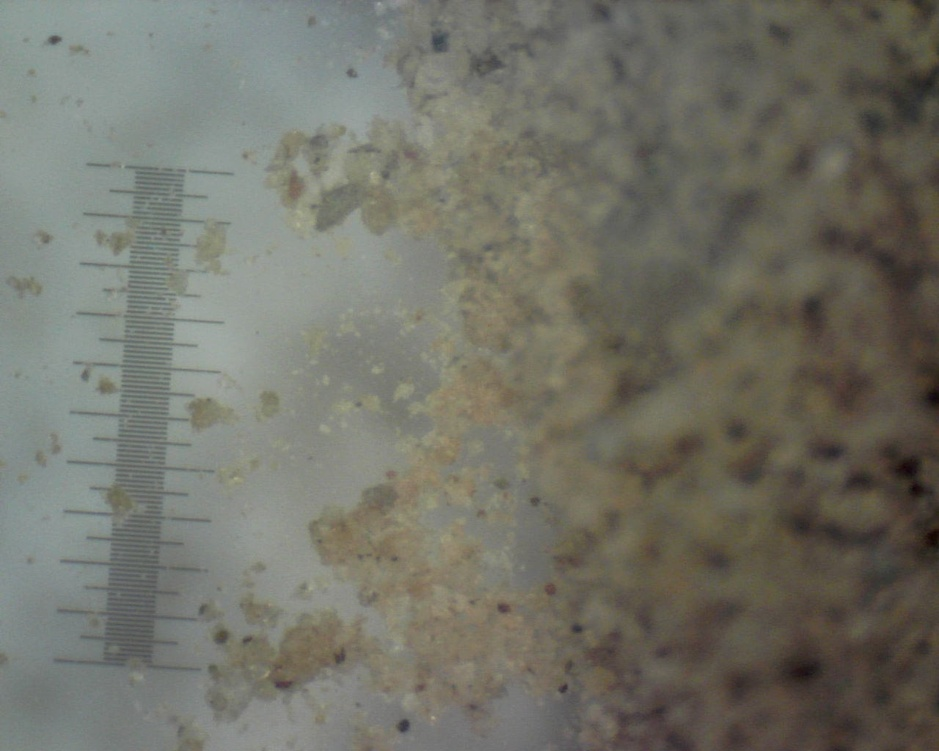
#> input picture 11-11_o1_0_min_UV.jpg, 939 x 751 px, shrunk from 1280 x 1024 before the run
$ python SreenivasBhattiprolu33watershed.py
#> lines starting #> are read from the running program, lines starting #| are printed output that depends on the picture; after the words box and inside, x2 and y2 are one past the last pixel; in counts of white or black regions, pixels touching at a corner belong together
#!/usr/bin/env python
__author__ = "Sreenivas Bhattiprolu"
__license__ = "Feel free to copy, I appreciate if you acknowledge Python for Microscopists"

# https://www.youtube.com/watch?v=WyQ-3Fjay7A


"""
https://opencv-python-tutroals.readthedocs.io/en/latest/py_tutorials/py_imgproc/py_watershed/py_watershed.html
This code performs grain size distribution analysis and dumps results into a csv file.
It uses watershed segmentation for better segmentation.
Compare results to regular segmentation.
"""

import cv2
import numpy as np
from matplotlib import pyplot as plt
from scipy import ndimage
from skimage import measure, color, io

img1 = cv2.imread("11-11_o1_0_min_UV.jpg")
#> img1 is the input picture: shape (751, 939, 3); mean B, G, R 104, 114, 114.1
img = cv2.cvtColor(img1, cv2.COLOR_BGR2GRAY)

pixels_to_um = 0.5  # 1 pixel = 500 nm (got this from the metadata of original image)

# Threshold image to binary using OTSU. ALl thresholded pixels will be set to 255
ret1, thresh = cv2.threshold(img, 0, 255, cv2.THRESH_BINARY + cv2.THRESH_OTSU)
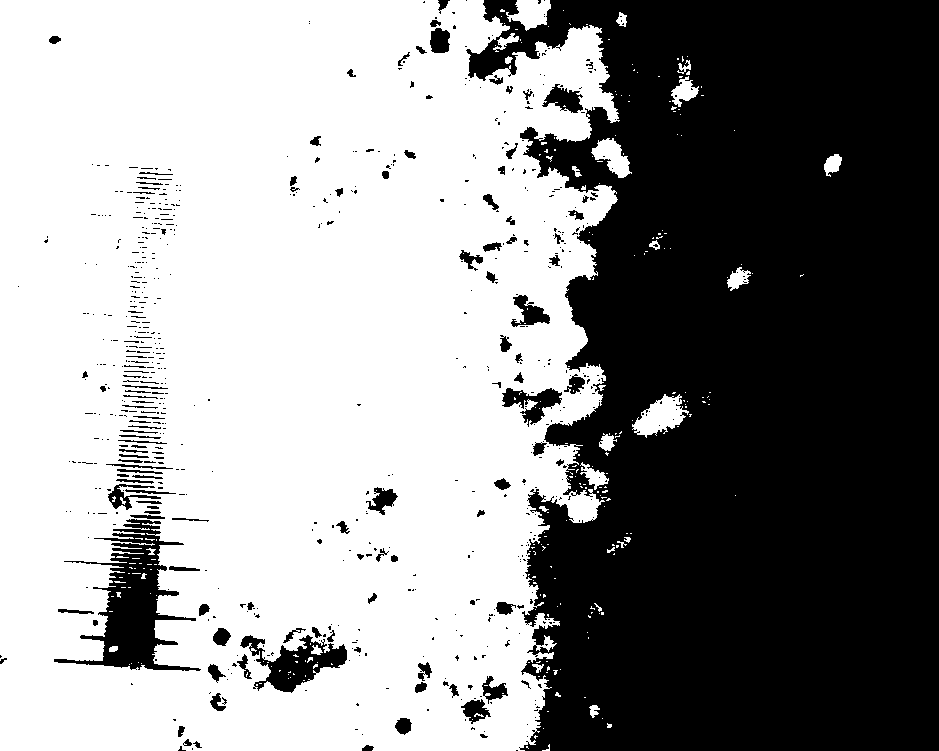
#> thresh: shape (751, 939); 57.3% white; 685 black regions (564 under 20 px), largest, box (x1, y1, x2, y2) and area: (466, 0, 939, 751) 277517, (54, 519, 201, 671) 7417, (240, 635, 347, 693) 2643
#> ret1 = 109

# Morphological operations to remove small noise - opening
# To remove holes we can use closing
kernel = np.ones((3, 3), np.uint8)
opening = cv2.morphologyEx(thresh, cv2.MORPH_OPEN, kernel, iterations=2)
#> opening: shape (751, 939); 55.4% white; 230 black regions (159 under 20 px), largest, box (x1, y1, x2, y2) and area: (465, 0, 939, 751) 283286, (54, 168, 201, 671) 18051, (240, 626, 350, 693) 3390

# from skimage.segmentation import clear_border

# opening = clear_border(opening)  # Remove edge touching grains
# Check the total regions found before and after applying this.


# Now we know that the regions at the center of cells is for sure cells
# The region far away is background.
# We need to extract sure regions. For that we can use erode.
# But we have cells touching, so erode alone will not work.
# To separate touching objects, the best approach would be distance transform and then thresholding.

# let us start by identifying sure background area
# dilating pixes a few times increases cell boundary to background.
# This way whatever is remaining for sure will be background.
# The area in between sure background and foreground is our ambiguous area.
# Watershed should find this area for us.
sure_bg = cv2.dilate(opening, kernel, iterations=2)
#> sure_bg: shape (751, 939); 58.3% white; 77 black regions (51 under 20 px), largest, box (x1, y1, x2, y2) and area: (471, 0, 939, 751) 275392, (102, 298, 175, 668) 12062, (244, 630, 345, 690) 2254

# Finding sure foreground area using distance transform and thresholding
# intensities of the points inside the foreground regions are changed to
# distance their respective distances from the closest 0 value (boundary).
# https://www.tutorialspoint.com/opencv/opencv_distance_transformation.htm
dist_transform = cv2.distanceTransform(opening, cv2.DIST_L2, 3)

# Let us threshold the dist transform by 20% its max value.
# print(dist_transform.max()) gives about 21.9
ret2, sure_fg = cv2.threshold(dist_transform, 0.2 * dist_transform.max(), 255, 0)
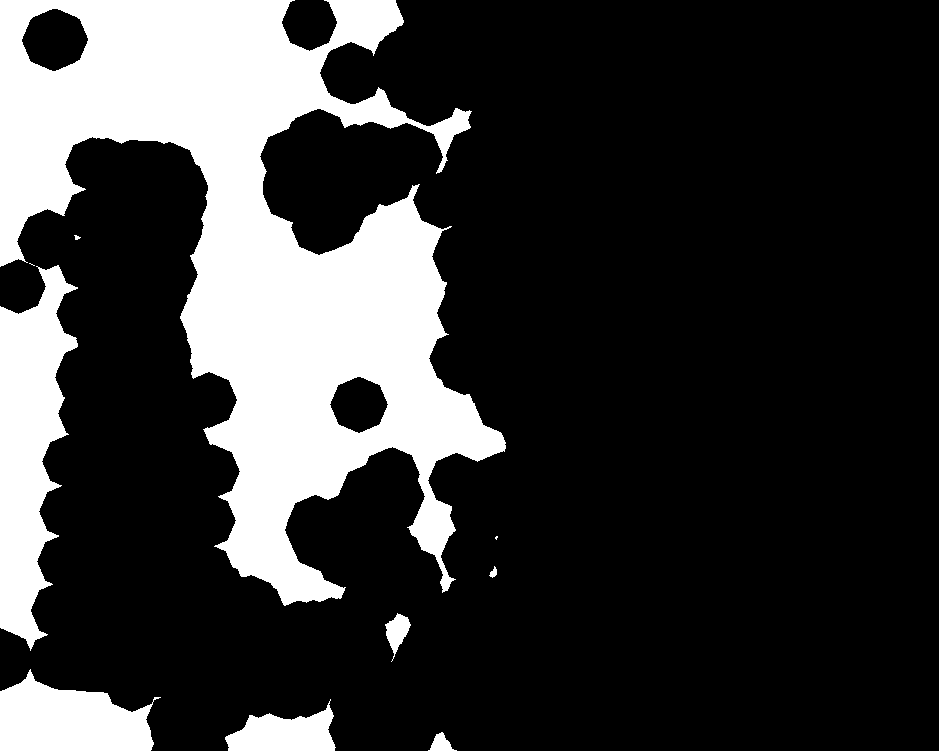
#> sure_fg: shape (751, 939) float32; 22.4% white; 10 white regions (2 under 20 px), largest, box (x1, y1, x2, y2) and area: (0, 0, 506, 606) 127024, (0, 265, 78, 651) 17720, (0, 669, 161, 751) 8779
#> ret2 = 26.19

# 0.2* max value seems to separate the cells well.
# High value like 0.5 will not recognize some grain boundaries.

# Unknown ambiguous region is nothing but bkground - foreground
sure_fg = np.uint8(sure_fg)

unknown = cv2.subtract(sure_bg, sure_fg)
#> unknown: shape (751, 939); 35.9% white; 20 white regions

# Now we create a marker and label the regions inside.
# For sure regions, both foreground and background will be labeled with positive numbers.
# Unknown regions will be labeled 0.
# For markers let us use ConnectedComponents.
ret3, markers = cv2.connectedComponents(sure_fg)
#> markers: shape (751, 939) int32; 11 distinct labels, from 0 to 10
#> ret3 = 11

# One problem rightnow is that the entire background pixels is given value 0.
# This means watershed considers this region as unknown.
# So let us add 10 to all labels so that sure background is not 0, but 10
markers = markers + 10
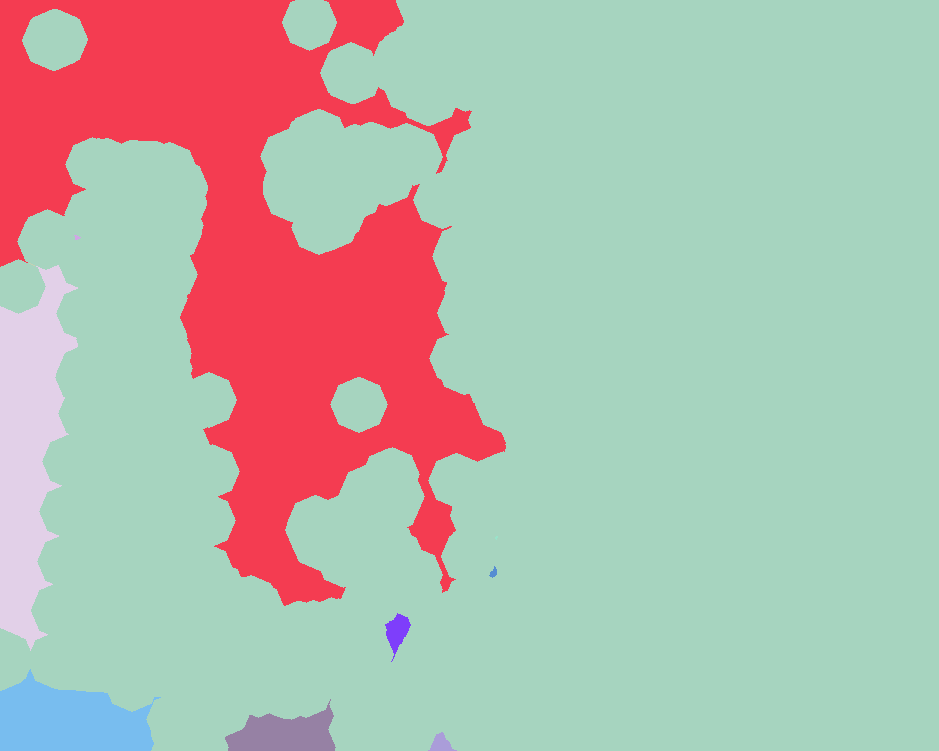
#> markers: shape (751, 939) int32; 11 distinct labels, from 10 to 20; one colour per label, 0 black

# Now, mark the region of unknown with zero
markers[unknown == 255] = 0
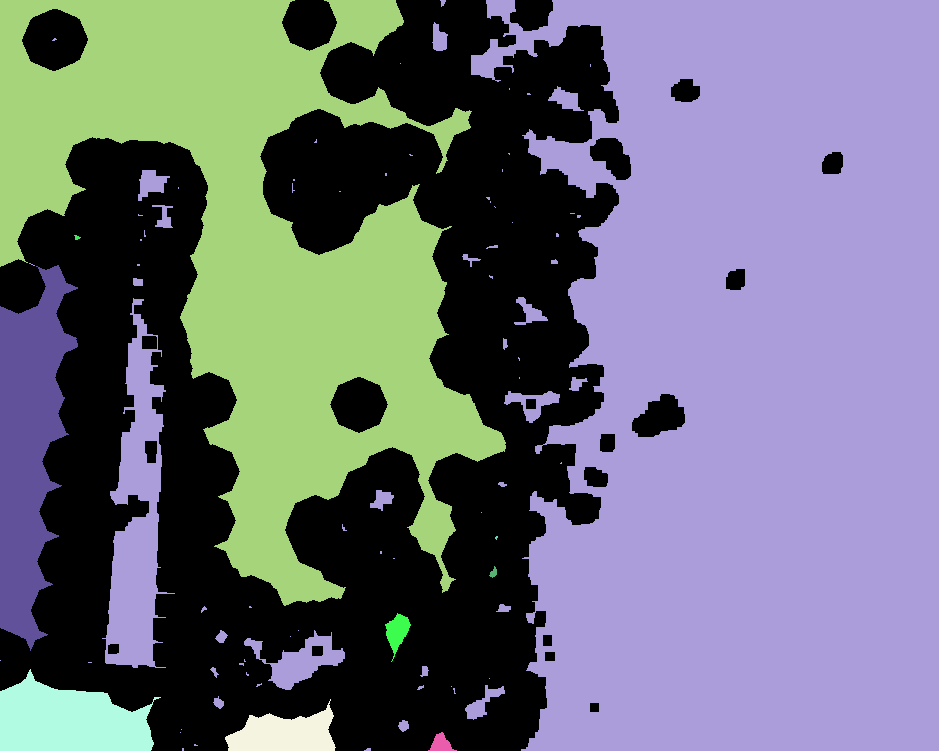
#> markers: shape (751, 939) int32; 12 distinct labels, from 0 to 20; one colour per label, 0 black
# plt.imshow(markers, cmap='jet')   #Look at the 3 distinct regions.

# Now we are ready for watershed filling.
markers = cv2.watershed(img1, markers)
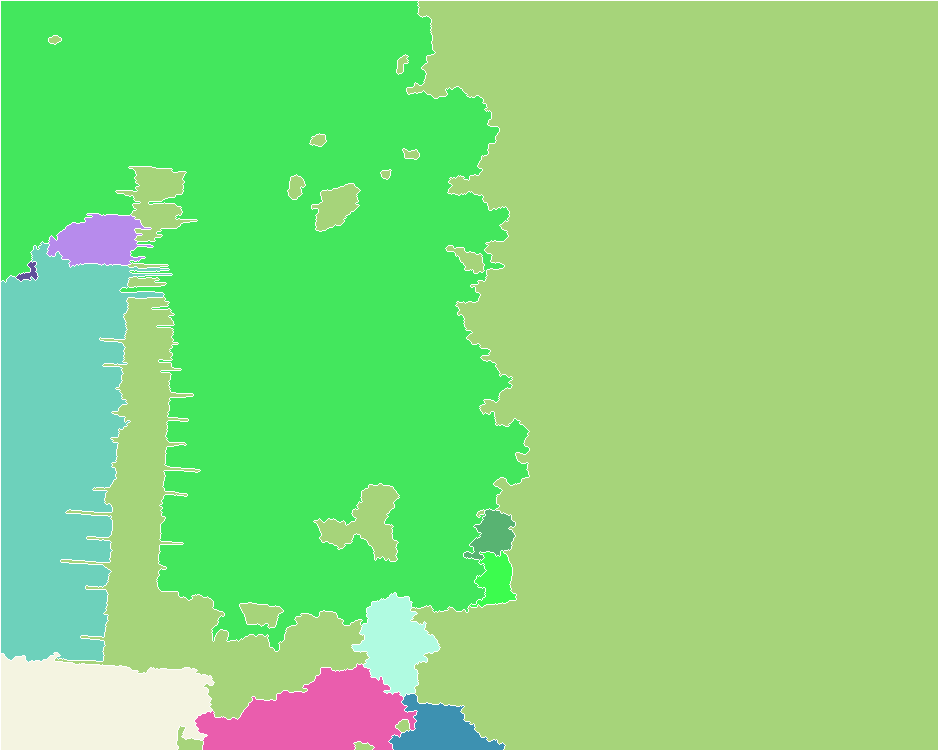
#> markers: shape (751, 939) int32; 12 distinct labels, from -1 to 20; one colour per label, 0 black, -1 white
# The boundary region will be marked -1
# https://docs.opencv.org/3.3.1/d7/d1b/group__imgproc__misc.html#ga3267243e4d3f95165d55a618c65ac6e1


# Let us color boundaries in yellow. OpenCv assigns boundaries to -1 after watershed.
img1[markers == -1] = [0, 255, 255]
#> img1: shape (751, 939, 3); 1.44% of pixels changed, all inside (x1, y1, x2, y2) = (0, 0, 939, 751)

img2 = color.label2rgb(markers, bg_label=0)
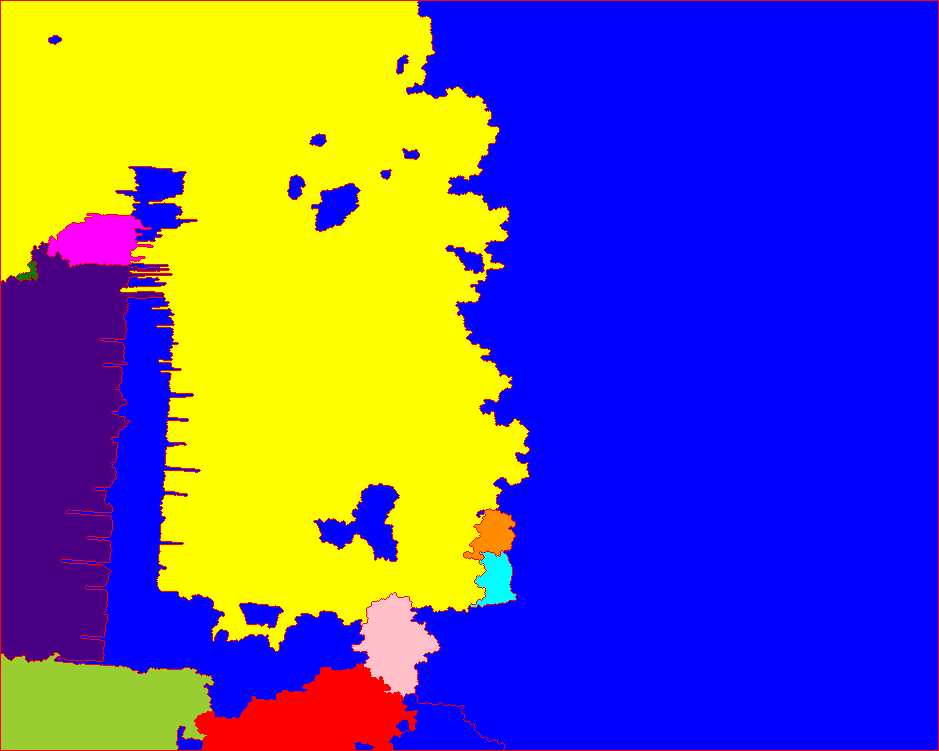
#> img2: shape (751, 939, 3) float64; mean R, G, B 0.39, 0.34, 0.603

cv2.imshow('Overlay on original image', img1)
cv2.imshow('Colored Grains', img2)
cv2.waitKey(0)

# Now, time to extract properties of detected cells
# regionprops function in skimage measure module calculates useful parameters for each object.
regions = measure.regionprops(markers, intensity_image=img)
#> regions = 11 regions; largest, box (x1, y1, x2, y2) and area: (49, 1, 938, 750) 387119, (1, 1, 529, 651) 220194, (1, 242, 172, 662) 44365, (1, 653, 214, 750) 16859, (195, 664, 417, 750) 11584

# Can print various parameters for all objects
# for prop in regions:
#    print('Label: {} Area: {}'.format(prop.label, prop.area))

# Best way is to output all properties to a csv file
# Let us pick which ones we want to export.

propList = ['Area',
            'equivalent_diameter',  # Added... verify if it works
            'orientation',  # Added, verify if it works. Angle btwn x-axis and major axis.
            'MajorAxisLength',
            'MinorAxisLength',
            'Perimeter',
            'MinIntensity',
            'MeanIntensity',
            'MaxIntensity']

# [25 lines of commented-out code are left out]

$ run again, with 0_h_0_max_Normal.jpg copied over 11-11_o1_0_min_UV.jpg
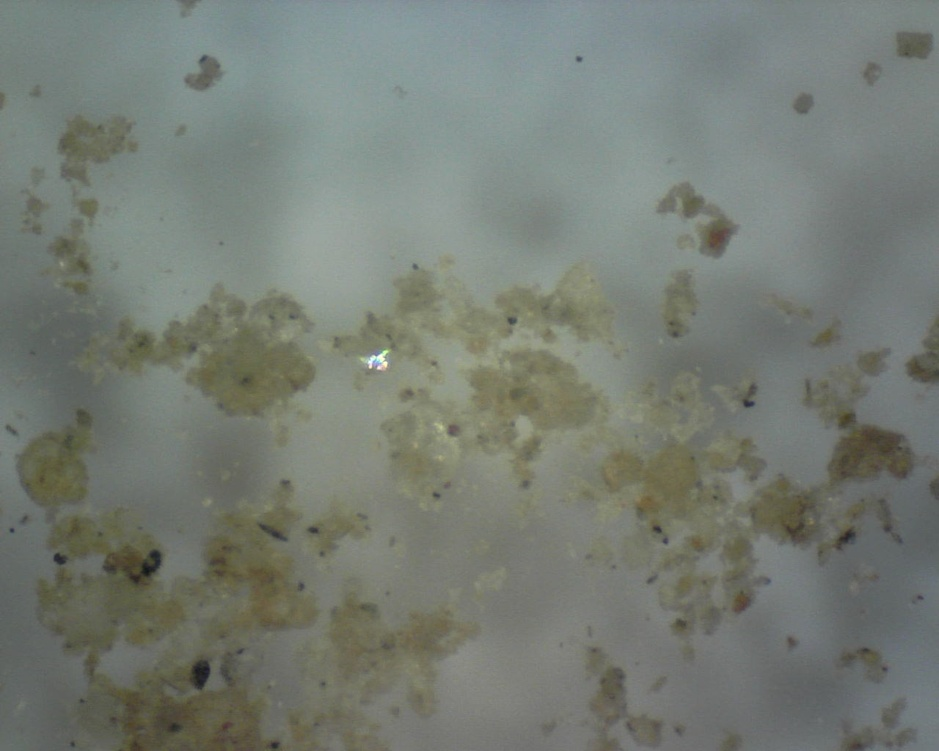
#> input picture 0_h_0_max_Normal.jpg, 939 x 751 px, shrunk from 1280 x 1024 before the run
#> img1 is the input picture: shape (751, 939, 3); mean B, G, R 116, 124.1, 118
#> `ret1, thresh = cv2.threshold(img, 0, 255, cv2.THRESH_BINARY + cv2.THRE..`:
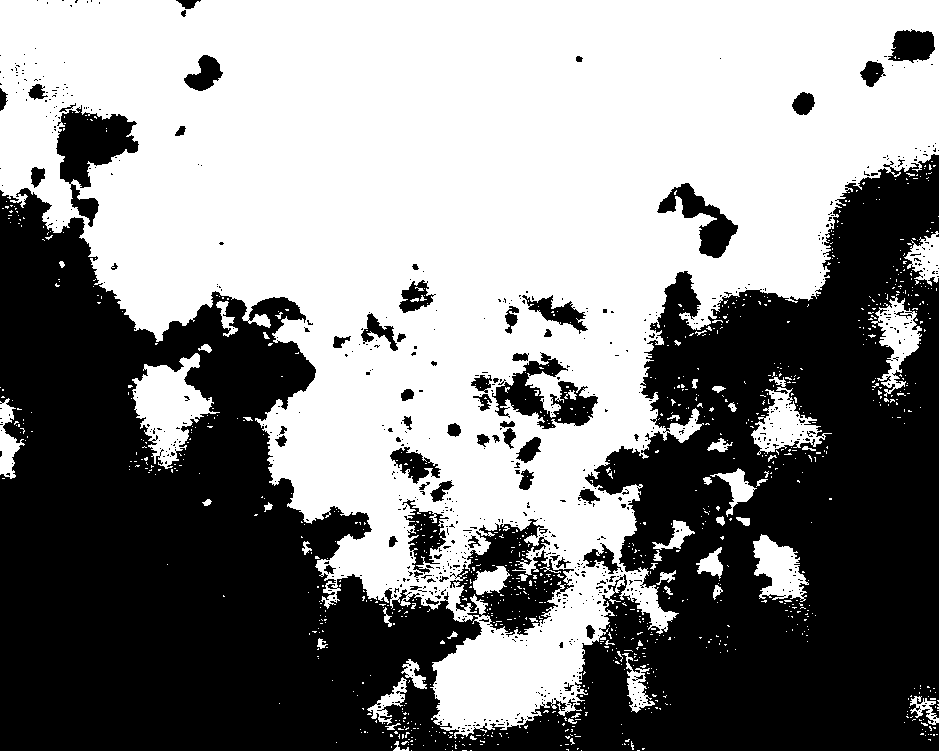
#> thresh: shape (751, 939); 52.8% white; 778 black regions (713 under 20 px), largest, box (x1, y1, x2, y2) and area: (0, 154, 939, 751) 308538, (56, 105, 139, 227) 4458, (492, 352, 598, 429) 3200
#> ret1 = 120
#> opening: shape (751, 939); 49.8% white; 76 white regions (3 under 20 px), largest, box (x1, y1, x2, y2) and area: (0, 0, 939, 598) 320334, (433, 567, 608, 729) 13587, (136, 354, 211, 452) 4084
#> sure_bg: shape (751, 939); 53.5% white; 42 black regions (14 under 20 px), largest, box (x1, y1, x2, y2) and area: (0, 107, 939, 751) 316218, (475, 356, 596, 427) 3022, (404, 502, 446, 577) 1675
#> ret2 = 38.26
#> unknown: shape (751, 939); 35.4% white; 45 white regions
#> ret3 = 11
#> img1: shape (751, 939, 3); 1.08% of pixels changed, all inside (x1, y1, x2, y2) = (0, 0, 939, 751)
#> `img2 = color.label2rgb(markers, bg_label=0)`:
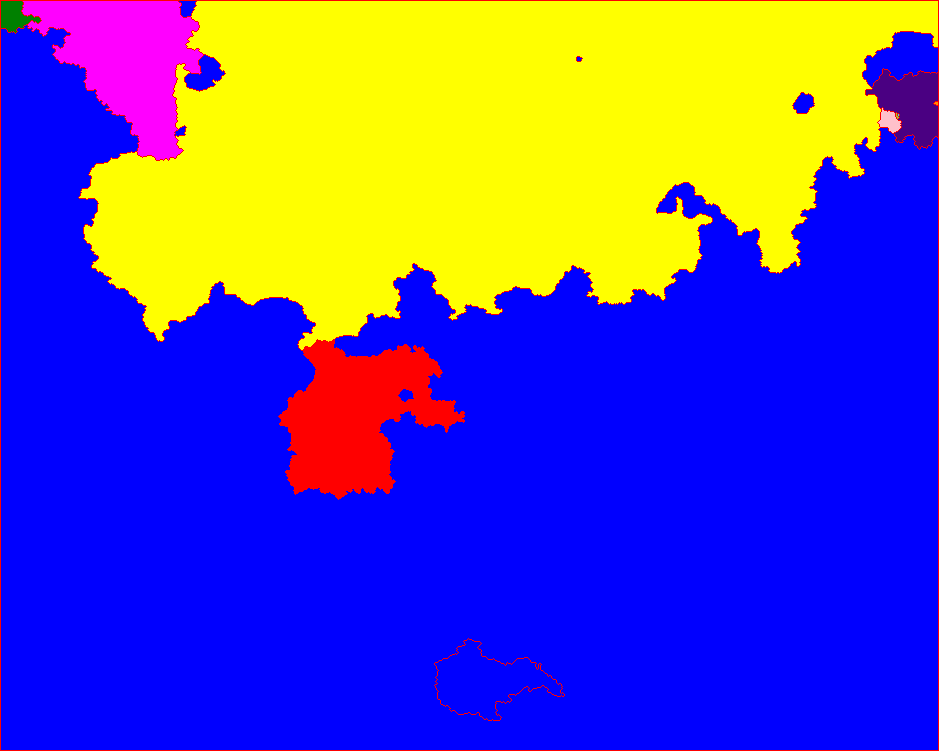
#> img2: shape (751, 939, 3) float64; mean R, G, B 0.345, 0.289, 0.675
#> regions = 11 regions; largest, box (x1, y1, x2, y2) and area: (1, 1, 938, 750) 453380, (79, 1, 938, 350) 203102, (279, 340, 464, 499) 16340, (22, 1, 203, 160) 15086, (435, 639, 564, 720) 5199
